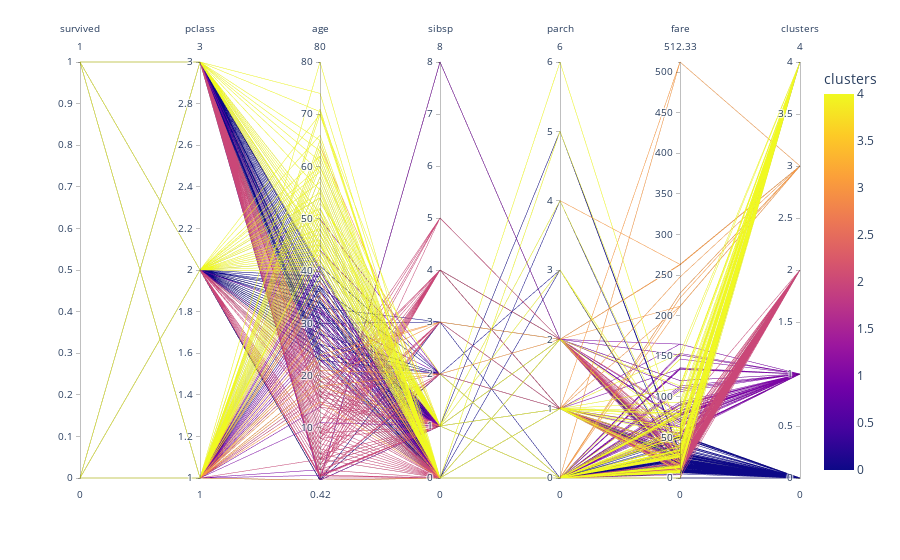

Here is the notebook cell this chart was saved with:
### Code cell
fig = px.parallel_coordinates(df, color ='clusters')
fig.show()

### Figure 1 — Plotly figure (JSON) as saved in the notebook; plotly's stock layout.template omitted (floating-point values rounded to 4 significant figures; data arrays with more than 128 entries replaced by an {"elided": "..."} marker saying what was removed)
{"data": [{"dimensions": [{"label": "survived", "values": {"elided": "891 int values"}}, {"label": "pclass", "values": {"elided": "891 int values"}}, {"label": "age", "values": {"elided": "891 float values"}}, {"label": "sibsp", "values": {"elided": "891 int values"}}, {"label": "parch", "values": {"elided": "891 int values"}}, {"label": "fare", "values": {"elided": "891 float values"}}, {"label": "clusters", "values": {"elided": "891 int values"}}], "domain": {"x": [0, 1], "y": [0, 1]}, "line": {"color": {"elided": "891 int values"}, "coloraxis": "coloraxis"}, "name": "", "type": "parcoords"}], "layout": {"coloraxis": {"colorbar": {"title": {"text": "clusters"}}, "colorscale": [[0, "#0d0887"], [0.1111, "#46039f"], [0.2222, "#7201a8"], [0.3333, "#9c179e"], [0.4444, "#bd3786"], [0.5556, "#d8576b"], [0.6667, "#ed7953"], [0.7778, "#fb9f3a"], [0.8889, "#fdca26"], [1, "#f0f921"]]}, "legend": {"tracegroupgap": 0}, "margin": {"t": 60}}}
